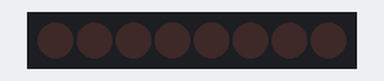
A sketch run on a simulated Arduino Uno, built with avr-gcc and run on an emulated ATmega328P. Shown: 8 shift-register outputs drawn as a row of LEDs (first output left, lit = HIGH). Wiring (inferred from the names in the program): shift register (74HC595): data pin 4; shift clock pin 6; latch pin 5; OE pin 11. Wiring (inferred from the signals the program sends): row of LEDs: on Q0, Q1, Q2, Q3, Q4, Q5, Q6, Q7.

Above: at 1.3 s.
Timing chart, 0 to 5.9 s (numbered marks = the images above):
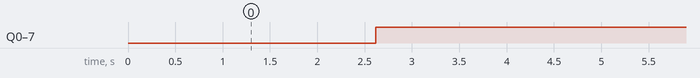

Measured:
- by itself, Q0–7: repeats every 2.6 s: LOW 0.08 s, HIGH 2.5 s

The sketch:

Shift_PWM_output.ino
```cpp
int latchPin = 5;  // 12 on 74HC595
int clockPin = 6;  //11 on 74HC595
int dataPin = 4;  //14 on 74HC595

int outputEnablePin = 11;  // pin 13 on 74HC595

byte leds = 0;

void setup()
{
  pinMode(latchPin, OUTPUT);
  pinMode(dataPin, OUTPUT);
  pinMode(clockPin, OUTPUT);
  pinMode(outputEnablePin, OUTPUT);
}

void loop() {
  //setBrightness(255);
  leds = 0;
  updateShiftRegister();
  delay(2000);
  for (int i = 0; i < 8; i++) {
    bitSet(leds, i);
    updateShiftRegister();
    //delay(50);
  }

  for (byte b = 0; b <= 100; b++) { // up a bit
    setBrightness(b);
    delay(100);
  }
  updateShiftRegister();
  delay(2000);


  // ***** down + up
  for (byte b = 100; b >= 25; b--) { // down a bit
    setBrightness(b);
    delay(10);
  }
  updateShiftRegister();

  for (byte b = 25; b <= 100; b++) { // up a bit
    setBrightness(b);
    delay(10);
  }
  updateShiftRegister();

  for (byte b = 100; b >= 25; b--) { // down a bit
    setBrightness(b);
    delay(10);
  }
  updateShiftRegister();

  for (byte b = 25; b <= 100; b++) { // up a bit
    setBrightness(b);
    delay(10);
  }
  updateShiftRegister();

  for (byte b = 100; b >= 25; b--) { // down a bit
    setBrightness(b);
    delay(10);
  }
  updateShiftRegister();

  for (byte b = 25; b <= 100; b++) { // up a bit
    setBrightness(b);
    delay(10);
  }
  updateShiftRegister();

  for (byte b = 100; b >= 25; b--) { // down a bit
    setBrightness(b);
    delay(10);
  }
  updateShiftRegister();

  for (byte b = 25; b <= 100; b++) { // up a bit
    setBrightness(b);
    delay(10);
  }
  updateShiftRegister();

  delay(4000);

  //**** up a bit more
  for (byte b = 100; b <= 175; b++) { // down a bit
    setBrightness(b);
    delay(10);
  }
  updateShiftRegister();
  delay(4000);

  //**** up even more
  for (byte b = 175; b <= 255; b++) { // down a bit
    setBrightness(b);
    delay(10);
  }
  updateShiftRegister();
  delay(6000);


}

void updateShiftRegister()
{
  digitalWrite(latchPin, LOW);
  shiftOut(dataPin, clockPin, LSBFIRST, leds);
  digitalWrite(latchPin, HIGH);
}

void setBrightness(byte brightness) // 0 to 255
{
  analogWrite(outputEnablePin, 255 - brightness);
}
```
